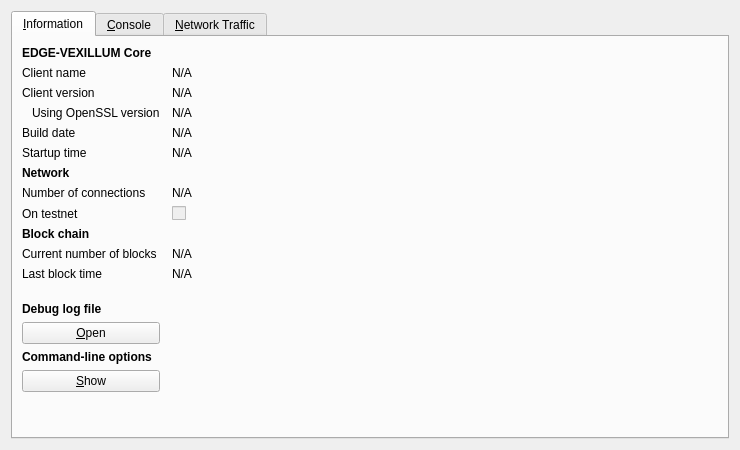
<?xml version="1.0" encoding="UTF-8"?>
<ui version="4.0">
 <class>RPCConsole</class>
 <widget class="QDialog" name="RPCConsole">
  <property name="geometry">
   <rect>
    <x>0</x>
    <y>0</y>
    <width>740</width>
    <height>450</height>
   </rect>
  </property>
  <property name="windowTitle">
   <string>EDGE-VEXILLUM - Debug window</string>
  </property>
  <layout class="QVBoxLayout" name="verticalLayout_2">
   <item>
    <widget class="QTabWidget" name="tabWidget">
     <property name="currentIndex">
      <number>0</number>
     </property>
     <widget class="QWidget" name="tab_info">
      <attribute name="title">
       <string>&amp;Information</string>
      </attribute>
      <layout class="QGridLayout" name="gridLayout" columnstretch="0,1">
       <property name="horizontalSpacing">
        <number>12</number>
       </property>
       <item row="0" column="0">
        <widget class="QLabel" name="label_9">
         <property name="font">
          <font>
           <weight>75</weight>
           <bold>true</bold>
          </font>
         </property>
         <property name="text">
          <string>EDGE-VEXILLUM Core</string>
         </property>
        </widget>
       </item>
       <item row="1" column="0">
        <widget class="QLabel" name="label_5">
         <property name="text">
          <string>Client name</string>
         </property>
        </widget>
       </item>
       <item row="1" column="1">
        <widget class="QLabel" name="clientName">
         <property name="cursor">
          <cursorShape>IBeamCursor</cursorShape>
         </property>
         <property name="text">
          <string>N/A</string>
         </property>
         <property name="textFormat">
          <enum>Qt::PlainText</enum>
         </property>
         <property name="textInteractionFlags">
          <set>Qt::LinksAccessibleByMouse|Qt::TextSelectableByKeyboard|Qt::TextSelectableByMouse</set>
         </property>
        </widget>
       </item>
       <item row="2" column="0">
        <widget class="QLabel" name="label_6">
         <property name="text">
          <string>Client version</string>
         </property>
        </widget>
       </item>
       <item row="2" column="1">
        <widget class="QLabel" name="clientVersion">
         <property name="cursor">
          <cursorShape>IBeamCursor</cursorShape>
         </property>
         <property name="text">
          <string>N/A</string>
         </property>
         <property name="textFormat">
          <enum>Qt::PlainText</enum>
         </property>
         <property name="textInteractionFlags">
          <set>Qt::LinksAccessibleByMouse|Qt::TextSelectableByKeyboard|Qt::TextSelectableByMouse</set>
         </property>
        </widget>
       </item>
       <item row="3" column="0">
        <widget class="QLabel" name="label_14">
         <property name="text">
          <string>Using OpenSSL version</string>
         </property>
         <property name="indent">
          <number>10</number>
         </property>
        </widget>
       </item>
       <item row="3" column="1">
        <widget class="QLabel" name="openSSLVersion">
         <property name="cursor">
          <cursorShape>IBeamCursor</cursorShape>
         </property>
         <property name="text">
          <string>N/A</string>
         </property>
         <property name="textFormat">
          <enum>Qt::PlainText</enum>
         </property>
         <property name="textInteractionFlags">
          <set>Qt::LinksAccessibleByMouse|Qt::TextSelectableByKeyboard|Qt::TextSelectableByMouse</set>
         </property>
        </widget>
       </item>
       <item row="4" column="0">
        <widget class="QLabel" name="label_12">
         <property name="text">
          <string>Build date</string>
         </property>
        </widget>
       </item>
       <item row="4" column="1">
        <widget class="QLabel" name="buildDate">
         <property name="cursor">
          <cursorShape>IBeamCursor</cursorShape>
         </property>
         <property name="text">
          <string>N/A</string>
         </property>
         <property name="textFormat">
          <enum>Qt::PlainText</enum>
         </property>
         <property name="textInteractionFlags">
          <set>Qt::LinksAccessibleByMouse|Qt::TextSelectableByKeyboard|Qt::TextSelectableByMouse</set>
         </property>
        </widget>
       </item>
       <item row="5" column="0">
        <widget class="QLabel" name="label_13">
         <property name="text">
          <string>Startup time</string>
         </property>
        </widget>
       </item>
       <item row="5" column="1">
        <widget class="QLabel" name="startupTime">
         <property name="cursor">
          <cursorShape>IBeamCursor</cursorShape>
         </property>
         <property name="text">
          <string>N/A</string>
         </property>
         <property name="textFormat">
          <enum>Qt::PlainText</enum>
         </property>
         <property name="textInteractionFlags">
          <set>Qt::LinksAccessibleByMouse|Qt::TextSelectableByKeyboard|Qt::TextSelectableByMouse</set>
         </property>
        </widget>
       </item>
       <item row="6" column="0">
        <widget class="QLabel" name="label_11">
         <property name="font">
          <font>
           <weight>75</weight>
           <bold>true</bold>
          </font>
         </property>
         <property name="text">
          <string>Network</string>
         </property>
        </widget>
       </item>
       <item row="7" column="0">
        <widget class="QLabel" name="label_7">
         <property name="text">
          <string>Number of connections</string>
         </property>
        </widget>
       </item>
       <item row="7" column="1">
        <widget class="QLabel" name="numberOfConnections">
         <property name="cursor">
          <cursorShape>IBeamCursor</cursorShape>
         </property>
         <property name="text">
          <string>N/A</string>
         </property>
         <property name="textFormat">
          <enum>Qt::PlainText</enum>
         </property>
         <property name="textInteractionFlags">
          <set>Qt::LinksAccessibleByMouse|Qt::TextSelectableByKeyboard|Qt::TextSelectableByMouse</set>
         </property>
        </widget>
       </item>
       <item row="8" column="0">
        <widget class="QLabel" name="label_8">
         <property name="text">
          <string>On testnet</string>
         </property>
        </widget>
       </item>
       <item row="8" column="1">
        <widget class="QCheckBox" name="isTestNet">
         <property name="enabled">
          <bool>false</bool>
         </property>
         <property name="text">
          <string/>
         </property>
        </widget>
       </item>
       <item row="9" column="0">
        <widget class="QLabel" name="label_10">
         <property name="font">
          <font>
           <weight>75</weight>
           <bold>true</bold>
          </font>
         </property>
         <property name="text">
          <string>Block chain</string>
         </property>
        </widget>
       </item>
       <item row="10" column="0">
        <widget class="QLabel" name="label_3">
         <property name="text">
          <string>Current number of blocks</string>
         </property>
        </widget>
       </item>
       <item row="10" column="1">
        <widget class="QLabel" name="numberOfBlocks">
         <property name="cursor">
          <cursorShape>IBeamCursor</cursorShape>
         </property>
         <property name="text">
          <string>N/A</string>
         </property>
         <property name="textFormat">
          <enum>Qt::PlainText</enum>
         </property>
         <property name="textInteractionFlags">
          <set>Qt::LinksAccessibleByMouse|Qt::TextSelectableByKeyboard|Qt::TextSelectableByMouse</set>
         </property>
        </widget>
       </item>
       <item row="11" column="0">
        <widget class="QLabel" name="label_2">
         <property name="text">
          <string>Last block time</string>
         </property>
        </widget>
       </item>
       <item row="11" column="1">
        <widget class="QLabel" name="lastBlockTime">
         <property name="cursor">
          <cursorShape>IBeamCursor</cursorShape>
         </property>
         <property name="text">
          <string>N/A</string>
         </property>
         <property name="textFormat">
          <enum>Qt::PlainText</enum>
         </property>
         <property name="textInteractionFlags">
          <set>Qt::LinksAccessibleByMouse|Qt::TextSelectableByKeyboard|Qt::TextSelectableByMouse</set>
         </property>
        </widget>
       </item>
       <item row="12" column="0">
        <spacer name="verticalSpacer_2">
         <property name="orientation">
          <enum>Qt::Vertical</enum>
         </property>
         <property name="sizeHint" stdset="0">
          <size>
           <width>20</width>
           <height>20</height>
          </size>
         </property>
        </spacer>
       </item>
       <item row="13" column="0">
        <widget class="QLabel" name="labelDebugLogfile">
         <property name="font">
          <font>
           <weight>75</weight>
           <bold>true</bold>
          </font>
         </property>
         <property name="text">
          <string>Debug log file</string>
         </property>
        </widget>
       </item>
       <item row="14" column="0">
        <widget class="QPushButton" name="openDebugLogfileButton">
         <property name="toolTip">
          <string>Open the EDGE-VEXILLUM debug log file from the current data directory. This can take a few seconds for large log files.</string>
         </property>
         <property name="text">
          <string>&amp;Open</string>
         </property>
         <property name="autoDefault">
          <bool>false</bool>
         </property>
        </widget>
       </item>
       <item row="15" column="0">
        <widget class="QLabel" name="labelCLOptions">
         <property name="font">
          <font>
           <weight>75</weight>
           <bold>true</bold>
          </font>
         </property>
         <property name="text">
          <string>Command-line options</string>
         </property>
        </widget>
       </item>
       <item row="16" column="0">
        <widget class="QPushButton" name="showCLOptionsButton">
         <property name="toolTip">
          <string>Show the EDGE-VEXILLUM-Qt help message to get a list with possible EDGE-VEXILLUM command-line options.</string>
         </property>
         <property name="text">
          <string>&amp;Show</string>
         </property>
         <property name="autoDefault">
          <bool>false</bool>
         </property>
        </widget>
       </item>
       <item row="17" column="0">
        <spacer name="verticalSpacer">
         <property name="orientation">
          <enum>Qt::Vertical</enum>
         </property>
         <property name="sizeHint" stdset="0">
          <size>
           <width>20</width>
           <height>40</height>
          </size>
         </property>
        </spacer>
       </item>
      </layout>
     </widget>
     <widget class="QWidget" name="tab_console">
      <attribute name="title">
       <string>&amp;Console</string>
      </attribute>
      <layout class="QVBoxLayout" name="verticalLayout_3">
       <property name="spacing">
        <number>3</number>
       </property>
       <item>
        <widget class="QTextEdit" name="messagesWidget">
         <property name="minimumSize">
          <size>
           <width>0</width>
           <height>100</height>
          </size>
         </property>
         <property name="readOnly">
          <bool>true</bool>
         </property>
         <property name="tabKeyNavigation" stdset="0">
          <bool>false</bool>
         </property>
         <property name="columnCount" stdset="0">
          <number>2</number>
         </property>
        </widget>
       </item>
       <item>
        <layout class="QHBoxLayout" name="horizontalLayout">
         <property name="spacing">
          <number>3</number>
         </property>
         <item>
          <widget class="QLabel" name="label">
           <property name="text">
            <string notr="true">&gt;</string>
           </property>
          </widget>
         </item>
         <item>
          <widget class="QLineEdit" name="lineEdit"/>
         </item>
         <item>
          <widget class="QPushButton" name="clearButton">
           <property name="maximumSize">
            <size>
             <width>24</width>
             <height>24</height>
            </size>
           </property>
           <property name="toolTip">
            <string>Clear console</string>
           </property>
           <property name="text">
            <string/>
           </property>
           <property name="icon">
            <iconset resource="../bitcoin.qrc">
             <normaloff>:/icons/remove</normaloff>:/icons/remove</iconset>
           </property>
           <property name="shortcut">
            <string notr="true">Ctrl+L</string>
           </property>
           <property name="autoDefault">
            <bool>false</bool>
           </property>
          </widget>
         </item>
        </layout>
       </item>
      </layout>
     </widget>
     <widget class="QWidget" name="tab">
      <attribute name="title">
       <string>&amp;Network Traffic</string>
      </attribute>
      <layout class="QHBoxLayout" name="horizontalLayout_3">
       <item>
        <layout class="QVBoxLayout" name="verticalLayout_4">
         <item>
          <widget class="TrafficGraphWidget" name="trafficGraph" native="true">
           <property name="sizePolicy">
            <sizepolicy hsizetype="Expanding" vsizetype="Expanding">
             <horstretch>0</horstretch>
             <verstretch>0</verstretch>
            </sizepolicy>
           </property>
          </widget>
         </item>
         <item>
          <layout class="QHBoxLayout" name="horizontalLayout_2">
           <item>
            <widget class="QSlider" name="sldGraphRange">
             <property name="minimum">
              <number>1</number>
             </property>
             <property name="maximum">
              <number>288</number>
             </property>
             <property name="pageStep">
              <number>12</number>
             </property>
             <property name="value">
              <number>6</number>
             </property>
             <property name="orientation">
              <enum>Qt::Horizontal</enum>
             </property>
            </widget>
           </item>
           <item>
            <widget class="QLabel" name="lblGraphRange">
             <property name="minimumSize">
              <size>
               <width>100</width>
               <height>0</height>
              </size>
             </property>
             <property name="alignment">
              <set>Qt::AlignCenter</set>
             </property>
            </widget>
           </item>
           <item>
            <widget class="QPushButton" name="btnClearTrafficGraph">
             <property name="text">
              <string>&amp;Clear</string>
             </property>
            </widget>
           </item>
          </layout>
         </item>
        </layout>
       </item>
       <item>
        <layout class="QVBoxLayout" name="verticalLayout">
         <item>
          <widget class="QGroupBox" name="groupBox">
           <property name="title">
            <string>Totals</string>
           </property>
           <layout class="QVBoxLayout" name="verticalLayout_5">
            <item>
             <layout class="QHBoxLayout" name="horizontalLayout_4">
              <item>
               <widget class="Line" name="line">
                <property name="sizePolicy">
                 <sizepolicy hsizetype="Fixed" vsizetype="Fixed">
                  <horstretch>0</horstretch>
                  <verstretch>0</verstretch>
                 </sizepolicy>
                </property>
                <property name="minimumSize">
                 <size>
                  <width>10</width>
                  <height>0</height>
                 </size>
                </property>
                <property name="palette">
                 <palette>
                  <active>
                   <colorrole role="Light">
                    <brush brushstyle="SolidPattern">
                     <color alpha="255">
                      <red>0</red>
                      <green>255</green>
                      <blue>0</blue>
                     </color>
                    </brush>
                   </colorrole>
                  </active>
                  <inactive>
                   <colorrole role="Light">
                    <brush brushstyle="SolidPattern">
                     <color alpha="255">
                      <red>0</red>
                      <green>255</green>
                      <blue>0</blue>
                     </color>
                    </brush>
                   </colorrole>
                  </inactive>
                  <disabled>
                   <colorrole role="Light">
                    <brush brushstyle="SolidPattern">
                     <color alpha="255">
                      <red>0</red>
                      <green>255</green>
                      <blue>0</blue>
                     </color>
                    </brush>
                   </colorrole>
                  </disabled>
                 </palette>
                </property>
                <property name="orientation">
                 <enum>Qt::Horizontal</enum>
                </property>
               </widget>
              </item>
              <item>
               <widget class="QLabel" name="label_16">
                <property name="text">
                 <string>In:</string>
                </property>
               </widget>
              </item>
              <item>
               <widget class="QLabel" name="lblBytesIn">
                <property name="minimumSize">
                 <size>
                  <width>50</width>
                  <height>0</height>
                 </size>
                </property>
                <property name="alignment">
                 <set>Qt::AlignRight|Qt::AlignTrailing|Qt::AlignVCenter</set>
                </property>
               </widget>
              </item>
             </layout>
            </item>
            <item>
             <layout class="QHBoxLayout" name="horizontalLayout_5">
              <item>
               <widget class="Line" name="line_2">
                <property name="sizePolicy">
                 <sizepolicy hsizetype="Fixed" vsizetype="Fixed">
                  <horstretch>0</horstretch>
                  <verstretch>0</verstretch>
                 </sizepolicy>
                </property>
                <property name="minimumSize">
                 <size>
                  <width>10</width>
                  <height>0</height>
                 </size>
                </property>
                <property name="palette">
                 <palette>
                  <active>
                   <colorrole role="Light">
                    <brush brushstyle="SolidPattern">
                     <color alpha="255">
                      <red>255</red>
                      <green>0</green>
                      <blue>0</blue>
                     </color>
                    </brush>
                   </colorrole>
                  </active>
                  <inactive>
                   <colorrole role="Light">
                    <brush brushstyle="SolidPattern">
                     <color alpha="255">
                      <red>255</red>
                      <green>0</green>
                      <blue>0</blue>
                     </color>
                    </brush>
                   </colorrole>
                  </inactive>
                  <disabled>
                   <colorrole role="Light">
                    <brush brushstyle="SolidPattern">
                     <color alpha="255">
                      <red>255</red>
                      <green>0</green>
                      <blue>0</blue>
                     </color>
                    </brush>
                   </colorrole>
                  </disabled>
                 </palette>
                </property>
                <property name="orientation">
                 <enum>Qt::Horizontal</enum>
                </property>
               </widget>
              </item>
              <item>
               <widget class="QLabel" name="label_17">
                <property name="text">
                 <string>Out:</string>
                </property>
               </widget>
              </item>
              <item>
               <widget class="QLabel" name="lblBytesOut">
                <property name="minimumSize">
                 <size>
                  <width>50</width>
                  <height>0</height>
                 </size>
                </property>
                <property name="alignment">
                 <set>Qt::AlignRight|Qt::AlignTrailing|Qt::AlignVCenter</set>
                </property>
               </widget>
              </item>
             </layout>
            </item>
            <item>
             <spacer name="verticalSpacer_4">
              <property name="orientation">
               <enum>Qt::Vertical</enum>
              </property>
              <property name="sizeHint" stdset="0">
               <size>
                <width>20</width>
                <height>407</height>
               </size>
              </property>
             </spacer>
            </item>
           </layout>
          </widget>
         </item>
        </layout>
       </item>
      </layout>
     </widget>
    </widget>
   </item>
  </layout>
 </widget>
 <customwidgets>
  <customwidget>
   <class>TrafficGraphWidget</class>
   <extends>QWidget</extends>
   <header>trafficgraphwidget.h</header>
   <container>1</container>
   <slots>
    <slot>clear()</slot>
   </slots>
  </customwidget>
 </customwidgets>
 <resources>
  <include location="../bitcoin.qrc"/>
 </resources>
 <connections/>
</ui>
